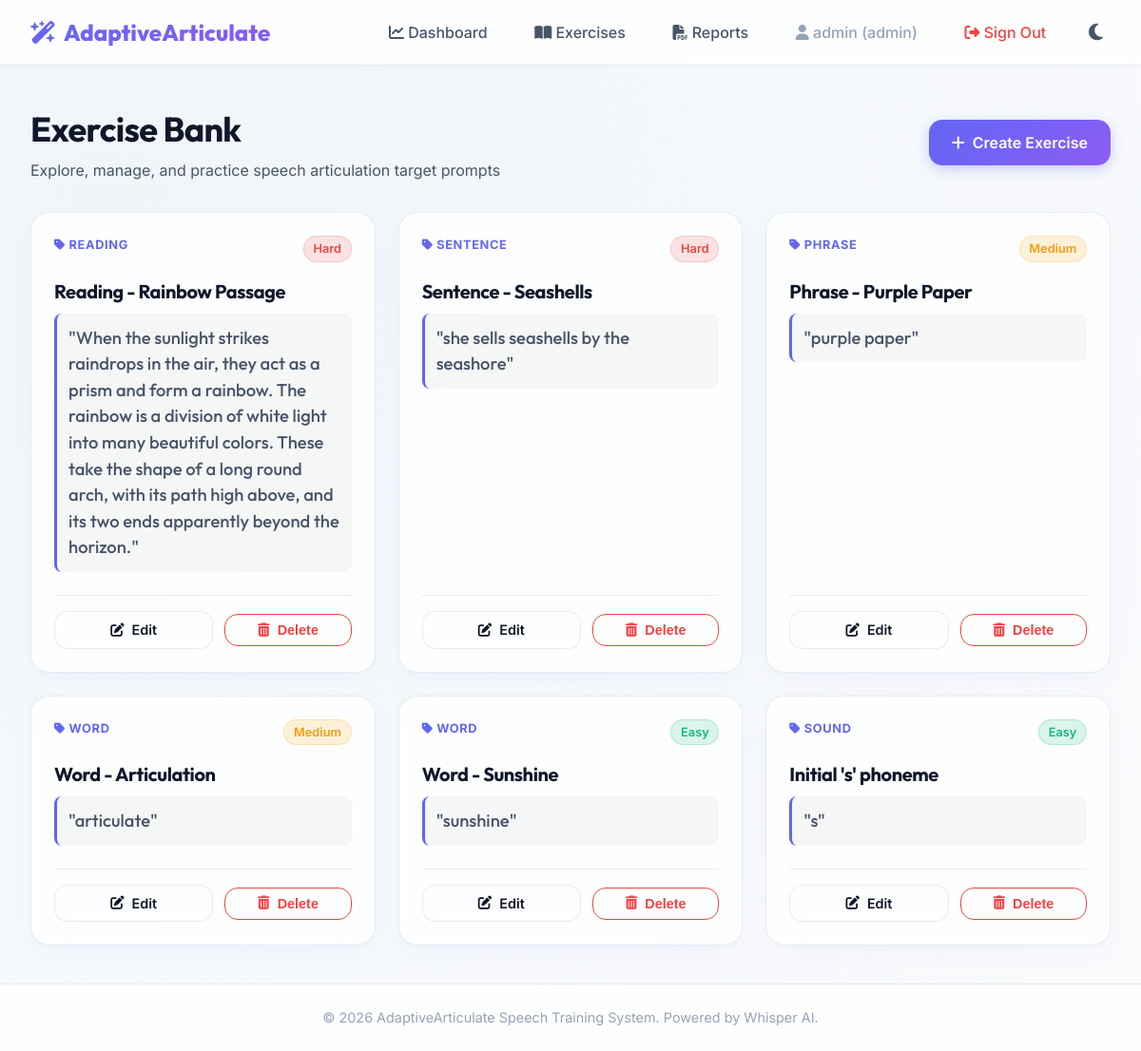
Screenshot of /exercises/ (signed in) with the database file from the repository.
### app/models/user.py (models this page shows, shortened)
class User(UserMixin, db.Model):  # type: ignore[name-defined]
    __tablename__ = "users"
    id = db.Column(db.Integer, primary_key=True)
    email = db.Column(db.String(120), unique=True, nullable=False, index=True)
    password_hash = db.Column(db.String(255), nullable=False)
    role = db.Column(
        db.String(20), nullable=False, default="student"
    )  # student, therapist, supervisor, admin
    is_verified = db.Column(db.Boolean, default=False, nullable=False)
    is_active = db.Column(db.Boolean, default=True, nullable=False)
    created_at = db.Column(db.DateTime, default=datetime.utcnow, nullable=False)
    last_login = db.Column(db.DateTime, nullable=True)

### app/models/exercise.py (models this page shows, shortened)
class Exercise(db.Model):  # type: ignore[name-defined]
    __tablename__ = "exercises"
    id = db.Column(db.Integer, primary_key=True)
    title = db.Column(db.String(100), nullable=False)
    type = db.Column(
        db.String(50), nullable=False, index=True
    )  # sound, word, phrase, sentence, reading
    difficulty = db.Column(db.String(20), nullable=False)  # easy, medium, hard
    prompt_text = db.Column(db.Text, nullable=False)
    reference_audio_path = db.Column(db.String(255), nullable=True)
    created_at = db.Column(db.DateTime, default=datetime.utcnow)
    attempts = db.relationship("ExerciseAttempt", backref="exercise", cascade="all, delete-orphan")
    recommendations = db.relationship(
        "Recommendation", backref="exercise", cascade="all, delete-orphan"
    )

### app/exercises/routes.py (the view)
@exercises_bp.route("/")
@login_required
def index() -> Any:
    exercises = exercise_service.get_all_exercises()
    return render_template("exercises/list.html", exercises=exercises)

### app/services/exercise_service.py (called while the page is built)
    def get_all_exercises(self) -> List[Exercise]:
        return Exercise.query.order_by(Exercise.created_at.desc()).all()  # type: ignore[no-any-return]

### app/services/user_service.py (called while the page is built)
    def get_user_by_id(self, user_id: int) -> Optional[User]:
        return db.session.get(User, user_id)

### app/templates/exercises/list.html (shortened to what this page needs)
{% extends "base.html" %}
{% block content %}
<div style="display: flex; justify-content: space-between; align-items: center; margin-bottom: 2rem;">
    <div>
        <h1 style="font-size: 2.25rem;">Exercise Bank</h1>
        <p style="color: var(--text-secondary); margin-top: 0.25rem;">Explore, manage, and practice speech articulation target prompts</p>
    </div>
    {% if current_user.role in ['therapist', 'admin'] %}
        <a href="{{ url_for('exercises.create') }}" class="btn btn-primary">
            <i class="fa-solid fa-plus"></i> Create Exercise
        </a>
    {% endif %}
</div>
<div style="display: grid; grid-template-columns: repeat(auto-fill, minmax(340px, 1fr)); gap: 1.5rem;">
    {% if exercises %}
        {% for exercise in exercises %}
            <div class="card" style="display: flex; flex-direction: column; justify-content: space-between; min-height: 240px; padding: 1.5rem;">
                <div>
                    <div style="display: flex; justify-content: space-between; align-items: flex-start; margin-bottom: 1rem;">
                        <span style="font-size: 0.8rem; font-weight: 700; text-transform: uppercase; letter-spacing: 0.05em; color: var(--primary);">
                            <i class="fa-solid fa-tag"></i> {{ exercise.type }}
                        </span>
                        {% if exercise.difficulty == 'easy' %}
                            <span style="background: rgba(16, 185, 129, 0.15); color: var(--success); font-size: 0.8rem; font-weight: 600; padding: 0.2rem 0.6rem; border-radius: 20px; border: 1px solid rgba(16, 185, 129, 0.2);">
                                Easy
                            </span>
                        {% elif exercise.difficulty == 'medium' %}
                            <span style="background: rgba(245, 158, 11, 0.15); color: var(--warning); font-size: 0.8rem; font-weight: 600; padding: 0.2rem 0.6rem; border-radius: 20px; border: 1px solid rgba(245, 158, 11, 0.2);">
                                Medium
                            </span>
                        {% else %}
                            <span style="background: rgba(239, 68, 68, 0.15); color: var(--danger); font-size: 0.8rem; font-weight: 600; padding: 0.2rem 0.6rem; border-radius: 20px; border: 1px solid rgba(239, 68, 68, 0.2);">
                                Hard
                            </span>
                        {% endif %}
                    </div>
                    <h3 style="font-size: 1.25rem; margin-bottom: 0.5rem; color: var(--text-primary);">{{ exercise.title }}</h3>
                    <p style="font-family: 'Outfit', sans-serif; font-size: 1.15rem; font-weight: 500; color: var(--text-secondary); background: rgba(0, 0, 0, 0.03); padding: 0.75rem; border-radius: var(--radius-sm); border-left: 3px solid var(--primary); margin-bottom: 1.5rem;">
                        "{{ exercise.prompt_text }}"
                    </p>
                </div>
                <div style="display: flex; gap: 0.75rem; align-items: center; border-top: 1px solid var(--border-color); padding-top: 1rem; margin-top: auto;">
                    {% if current_user.role == 'student' %}
                        <a href="#" class="btn btn-primary btn-block" style="padding: 0.5rem 1rem; font-size: 0.9rem;">
                            <i class="fa-solid fa-microphone"></i> Start Practice
                        </a>
                    {% elif current_user.role in ['therapist', 'admin'] %}
                        <a href="{{ url_for('exercises.edit', exercise_id=exercise.id) }}" class="btn btn-secondary" style="flex: 1; padding: 0.5rem 1rem; font-size: 0.9rem;">
                            <i class="fa-solid fa-pen-to-square"></i> Edit
                        </a>
                        <form action="{{ url_for('exercises.delete', exercise_id=exercise.id) }}" method="POST" style="flex: 1; margin: 0;" onsubmit="return confirm('Are you sure you want to delete this exercise?');">
                            <button type="submit" class="btn btn-danger btn-block" style="padding: 0.5rem 1rem; font-size: 0.9rem; background: transparent; border: 1px solid var(--danger); color: var(--danger);">
                                <i class="fa-solid fa-trash-can"></i> Delete
                            </button>
                        </form>
                    {% endif %}
                </div>
            </div>
        {% endfor %}
    {% endif %}
</div>
{% endblock %}

### app/templates/base.html (shortened to what this page needs)
<!DOCTYPE html>
<html lang="en">
<head>
    <link rel="stylesheet" href="{{ url_for('static', filename='css/style.css') }}">
    <link rel="stylesheet" href="https://cdn.jsdelivr.net/npm/@fortawesome/fontawesome-free@6.5.2/css/all.min.css">
</head>
<body>
    <nav class="navbar" id="navbar">
        <a href="{{ url_for('users.dashboard_gate') }}" class="nav-brand">
            <i class="fa-solid fa-wand-magic-sparkles"></i> AdaptiveArticulate
        </a>
        <ul class="nav-links">
            {% if current_user.is_authenticated %}
                <li>
                    <a href="{{ url_for('users.dashboard_gate') }}" class="nav-link">
                        <i class="fa-solid fa-chart-line"></i> Dashboard
                    </a>
                </li>
                {% if current_user.role == 'student' %}
                    <li>
                        <a href="{{ url_for('exercises.index') }}" class="nav-link">
                            <i class="fa-solid fa-microphone"></i> Practice
                        </a>
                    </li>
                {% elif current_user.role in ['therapist', 'admin'] %}
                    <li>
                        <a href="{{ url_for('exercises.index') }}" class="nav-link">
                            <i class="fa-solid fa-book-open"></i> Exercises
                        </a>
                    </li>
                {% endif %}
                <li>
                    <a href="{{ url_for('reports.download') }}" class="nav-link">
                        <i class="fa-solid fa-file-pdf"></i> Reports
                    </a>
                </li>
                <li>
                    <span class="nav-link" style="color: var(--text-muted);">
                        <i class="fa-solid fa-user"></i> {{ current_user.email.split('@')[0] }} ({{ current_user.role }})
                    </span>
                </li>
                <li>
                    <a href="{{ url_for('auth.logout') }}" class="nav-link" style="color: var(--danger);">
                        <i class="fa-solid fa-right-from-bracket"></i> Sign Out
                    </a>
                </li>
            {% endif %}
            <li>
                <button class="theme-toggle-btn" id="theme-toggle" aria-label="Toggle dark mode">
                    <i class="fa-solid fa-moon" id="theme-icon"></i>
                </button>
            </li>
        </ul>
    </nav>
    <main class="main-content">
        {% block content %}{% endblock %}
    </main>
    <footer class="footer">
        <p>&copy; 2026 AdaptiveArticulate Speech Training System. Powered by Whisper AI.</p>
    </footer>
</body>
</html>

### app/static/css/style.css (style rules this page uses)
:root { --bg-primary: #f8fafc; --bg-secondary: #f1f5f9; --bg-card: rgba(255, 255, 255, 0.8); --border-color: rgba(226, 232, 240, 0.8); --text-primary: #0f172a; --text-secondary: #475569; --text-muted: #94a3b8; --primary: #6366f1; --primary-hover: #4f46e5; --secondary: #8b5cf6; --secondary-hover: #7c3aed; --success: #10b981; --warning: #f59e0b; --danger: #ef4444; --info: #06b6d4; --card-shadow: 0 10px 30px -10px rgba(99, 102, 241, 0.08), 0 1px 3px rgba(0, 0, 0, 0.02); --btn-shadow: 0 4px 14px 0 rgba(99, 102, 241, 0.3); --radius-sm: 8px; --radius-md: 14px; --radius-lg: 20px; --backdrop-blur: 16px; --transition-speed: 0.3s; }
* { box-sizing: border-box; margin: 0; padding: 0; }
body { font-family: 'Inter', -apple-system, BlinkMacSystemFont, "Segoe UI", Roboto, sans-serif; background: radial-gradient(circle at 10% 20%, var(--bg-secondary) 0%, var(--bg-primary) 90%); color: var(--text-primary); min-height: 100vh; display: flex; flex-direction: column; overflow-x: hidden; transition: background var(--transition-speed) ease, color var(--transition-speed) ease; line-height: 1.5; }
h1, h2, h3, h4, h5, h6 { font-family: 'Outfit', sans-serif; font-weight: 700; color: var(--text-primary); letter-spacing: -0.02em; }
a { color: var(--primary); text-decoration: none; transition: color var(--transition-speed) ease; }
.navbar { background: var(--bg-card); backdrop-filter: blur(var(--backdrop-blur)); -webkit-backdrop-filter: blur(var(--backdrop-blur)); border-bottom: 1px solid var(--border-color); padding: 1rem 2rem; position: sticky; top: 0; z-index: 100; display: flex; justify-content: space-between; align-items: center; box-shadow: 0 2px 10px rgba(0, 0, 0, 0.02); }
.nav-brand { font-family: 'Outfit', sans-serif; font-size: 1.5rem; font-weight: 800; background: linear-gradient(135deg, var(--primary) 0%, var(--secondary) 100%); -webkit-background-clip: text; -webkit-text-fill-color: transparent; display: flex; align-items: center; gap: 0.5rem; }
.nav-links { display: flex; gap: 1.5rem; align-items: center; list-style: none; }
.nav-link { font-weight: 500; color: var(--text-secondary); padding: 0.5rem 0.8rem; border-radius: var(--radius-sm); transition: all var(--transition-speed) ease; }
.main-content { flex: 1; width: 100%; max-width: 1280px; margin: 0 auto; padding: 2.5rem 2rem; }
.footer { background: var(--bg-card); backdrop-filter: blur(var(--backdrop-blur)); -webkit-backdrop-filter: blur(var(--backdrop-blur)); border-top: 1px solid var(--border-color); padding: 1.5rem 2rem; text-align: center; color: var(--text-muted); font-size: 0.9rem; margin-top: auto; }
.card { background: var(--bg-card); backdrop-filter: blur(var(--backdrop-blur)); -webkit-backdrop-filter: blur(var(--backdrop-blur)); border: 1px solid var(--border-color); border-radius: var(--radius-lg); padding: 2rem; box-shadow: var(--card-shadow); transition: transform var(--transition-speed) cubic-bezier(0.16, 1, 0.3, 1), box-shadow var(--transition-speed) ease; animation: fadeInUp 0.6s cubic-bezier(0.16, 1, 0.3, 1) forwards; }
.btn { display: inline-flex; align-items: center; justify-content: center; gap: 0.5rem; padding: 0.75rem 1.5rem; border-radius: var(--radius-md); font-weight: 600; font-size: 1rem; cursor: pointer; transition: all var(--transition-speed) cubic-bezier(0.16, 1, 0.3, 1); border: none; text-align: center; }
.btn-primary { background: linear-gradient(135deg, var(--primary) 0%, var(--secondary) 100%); color: white; box-shadow: var(--btn-shadow); }
.btn-secondary { background: rgba(255, 255, 255, 0.08); color: var(--text-primary); border: 1px solid var(--border-color); }
.btn-danger { background: var(--danger); color: white; }
.btn-block { width: 100%; }
.theme-toggle-btn { background: transparent; border: none; color: var(--text-secondary); font-size: 1.25rem; cursor: pointer; padding: 0.5rem; border-radius: 50%; display: flex; align-items: center; justify-content: center; transition: background var(--transition-speed) ease, color var(--transition-speed) ease; }

### rows the page displays
User: email "admin", role "admin"
Exercise: type "READING", difficulty "Hard", title "Reading - Rainbow Passage", prompt_text "When the sunlight strikes raindrops in the air, they act as a prism and form a rainbow. The rainbow is a division of white light into many beautiful colors. These take the shape of a long round arch, with its path high above, and its two ends apparently beyond the horizon."
Exercise: type "SENTENCE", difficulty "Hard", title "Sentence - Seashells", prompt_text "she sells seashells by the seashore"
Exercise: type "PHRASE", difficulty "Medium", title "Phrase - Purple Paper", prompt_text "purple paper"
Exercise: type "WORD", difficulty "Medium", title "Word - Articulation", prompt_text "articulate"
Exercise: type "WORD", difficulty "Easy", title "Word - Sunshine", prompt_text "sunshine"
Exercise: type "SOUND", difficulty "Easy", title "Initial 's' phoneme", prompt_text "s"
